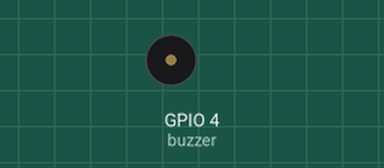
A program run on a simulated Raspberry Pi (BCM pin numbers). On the bench: buzzer (waves = sounding). At 4.4 s the program stops and its outputs stay as they are.

Above: at 0.2 s.
Timing chart, 0 to 5.5 s (numbered marks = the images above):
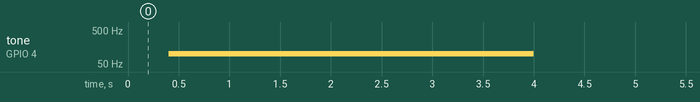

Measured:
- by itself, tone on GPIO 4 (buzzer): silent → 100 Hz at 0.40 s, → silent 3.6 s later

The program:

BuzzerPwm.py
```python
# gpiozero 라이브러리의 모든 모듈을 임포트
from gpiozero import *
# time 모듈에서 sleep 함수를 임포트
from time import sleep

# GPIO 4번 핀에 연결된 부저를 PWMLED 객체로 생성
buzzer = PWMLED(4)

# 0에서 100까지 10씩 증가시키면서 PWM duty cycle을 조절
# PWM duty cycle에 따라 부저의 출력 강도가 조절됨
for i in range(0, 101, 10):
    buzzer.value = i / 100  # PWM duty cycle을 0.0에서 1.0 사이로 설정 (i/100)
    sleep(0.4)  # 0.4초 동안 현재 설정된 PWM 값으로 부저를 유지
pass
```
